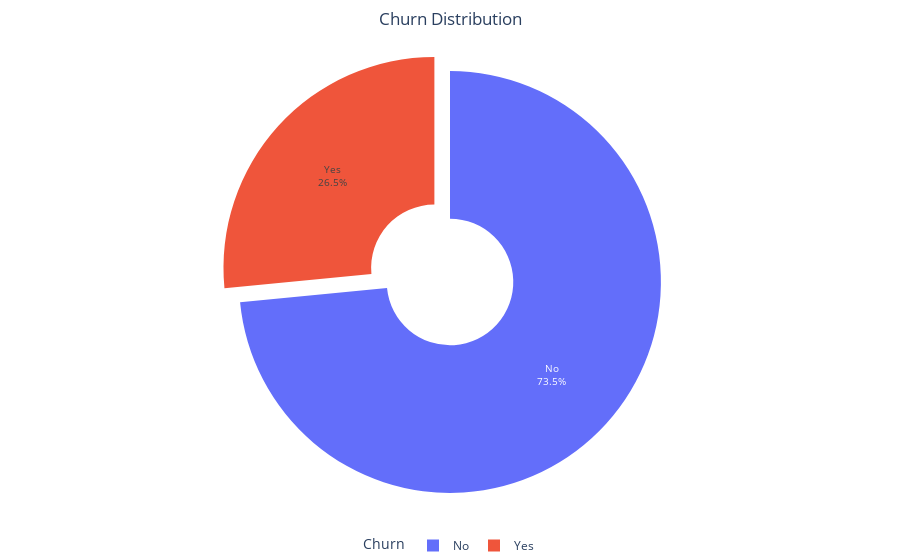

The notebook cell saved with this chart:
### Code cell
fig = px.pie(df, names='Churn', title='Churn Distribution',
             hole=0.3, color_discrete_map=color_discrete_map,
                                           hover_data=['Churn']
             )
fig.update_traces(
  hoverinfo='label+percent+value', pull=[0.1 if val=='Yes' else 0 for val in fig.data[0].labels],
  textinfo='percent+label', textfont_size=10
                 )

fig.update_layout(title_x=0.5, 
                  legend_title_text='Churn',
                  legend=dict(orientation='h', yanchor='bottom', 
                              y=-0.1, xanchor='center', x=0.5),
                  margin=dict(t=50, b=0, l=0, r=0)
                  )
fig.show()

### Figure 1 — Plotly figure (JSON) as saved in the notebook; plotly's stock layout.template omitted (floating-point values rounded to 4 significant figures; data arrays with more than 128 entries replaced by an {"elided": "..."} marker saying what was removed)
{"data": [{"customdata": {"elided": "7043x1 str values"}, "domain": {"x": [0, 1], "y": [0, 1]}, "hole": 0.3, "hoverinfo": "label+percent+value", "hovertemplate": "Churn=%{customdata[0]}<extra></extra>", "labels": {"elided": "7043 str values"}, "legendgroup": "", "name": "", "pull": {"elided": "7043 float values"}, "showlegend": true, "textfont": {"size": 10}, "textinfo": "percent+label", "type": "pie"}], "layout": {"legend": {"orientation": "h", "title": {"text": "Churn"}, "tracegroupgap": 0, "x": 0.5, "xanchor": "center", "y": -0.1, "yanchor": "bottom"}, "margin": {"b": 0, "l": 0, "r": 0, "t": 50}, "title": {"text": "Churn Distribution", "x": 0.5}}}
